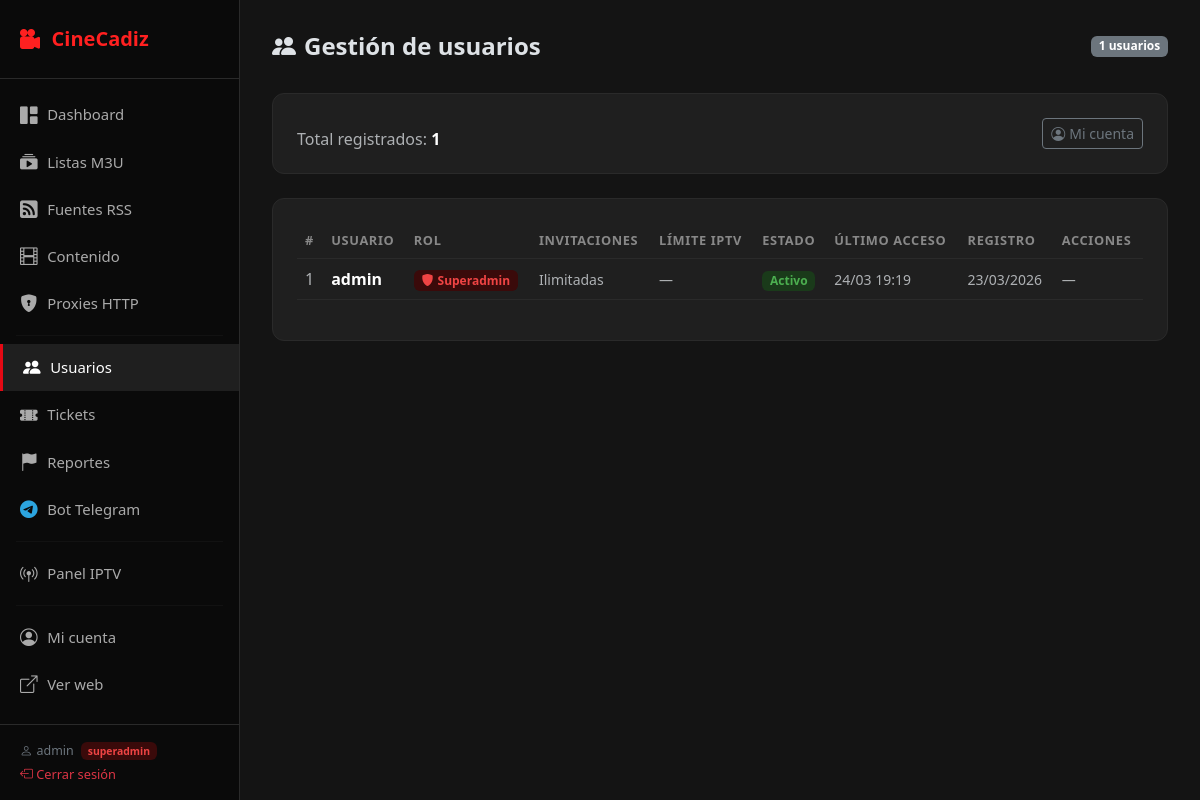
Page /admin/users (signed in) on the committed database.
### models.py (models this page shows, shortened)
class User(db.Model):
    __tablename__ = 'users'
    id             = db.Column(db.Integer, primary_key=True)
    username       = db.Column(db.String(50), unique=True, nullable=False)
    password_hash  = db.Column(db.String(255), nullable=False)
    role           = db.Column(db.String(20), nullable=False, default='user')
    invite_limit      = db.Column(db.Integer, nullable=False, default=10)
    invites_used      = db.Column(db.Integer, nullable=False, default=0)
    iptv_user_limit   = db.Column(db.Integer, nullable=False, default=10)
    activo         = db.Column(db.Boolean, nullable=False, default=True)
    fecha_creacion = db.Column(db.DateTime, default=datetime.utcnow)
    last_seen      = db.Column(db.DateTime, nullable=True)
    invited_by_id  = db.Column(db.Integer, db.ForeignKey('users.id'), nullable=True)
    invited_by = db.relationship(
        'User', remote_side=[id], foreign_keys=[invited_by_id],
    )
    listas = db.relationship(
        'Lista', foreign_keys='Lista.owner_id',
        backref='owner', lazy='dynamic',
    )
    fuentes_rss = db.relationship(
        'FuenteRSS', foreign_keys='FuenteRSS.owner_id',
        backref='owner', lazy='dynamic',
    )
    invite_tokens = db.relationship(
        'InviteToken', foreign_keys='InviteToken.created_by_id',
        backref='creator', lazy='dynamic',
    )
    sessions = db.relationship(
        'UserSession', backref='user', lazy='dynamic',
        cascade='all, delete-orphan',
    )
    tickets = db.relationship(
        'Ticket', foreign_keys='Ticket.user_id',
        backref='user', lazy='dynamic',
    )
    @property
    def is_superadmin(self) -> bool:
        return self.role == 'superadmin'
    @property
    def is_premium(self) -> bool:
        return self.role in ('superadmin', 'premium')

### routes_admin.py (the view)
@admin_bp.get('/users')
@superadmin_required
def users():
    all_users = User.query.order_by(User.fecha_creacion.desc()).all()
    return render_template('admin/users.html', users=all_users)

### routes_admin.py (called while the page is built)
def _get_panel_user():
    user_id = session.get('user_id')
    if not user_id:
        return None
    u = User.query.get(user_id)
    return u if (u and u.activo and u.is_premium) else None

def superadmin_required(f):
    @wraps(f)
    def decorated(*args, **kwargs):
        u = _get_panel_user()
        if not u or not u.is_superadmin:
            flash('Acceso restringido al superadmin.', 'danger')
            return redirect(url_for('admin.dashboard'))
        return f(*args, **kwargs)
    return decorated

### templates/admin/users.html (shortened to what this page needs)
{% extends 'admin/base.html' %}
{% block content %}
<div class="topbar">
    <h1><i class="bi bi-people-fill me-2"></i>Gestión de usuarios</h1>
    <span class="badge bg-secondary">{{ users|length }} usuarios</span>
</div>
<div class="form-card mb-4">
    <div class="row g-3 align-items-end">
        <div class="col">
            <h6 class="mb-0 text-muted">Total registrados: <strong class="text-white">{{ users|length }}</strong></h6>
        </div>
        <div class="col-auto">
            <a href="{{ url_for('auth.mi_cuenta') }}" class="btn btn-sm btn-outline-secondary">
                <i class="bi bi-person-circle me-1"></i>Mi cuenta
            </a>
        </div>
    </div>
</div>
<div class="form-card">
<div class="table-responsive">
<table class="table table-dark table-hover align-middle">
    <thead>
        <tr>
            <th>#</th>
            <th>Usuario</th>
            <th>Rol</th>
            <th>Invitaciones</th>
            <th>Límite IPTV</th>
            <th>Estado</th>
            <th>Último acceso</th>
            <th>Registro</th>
            <th>Acciones</th>
        </tr>
    </thead>
    <tbody>
    {% for u in users %}
    <tr>
        <td class="text-muted">{{ u.id }}</td>
        <td>
            <strong>{{ u.username }}</strong>
        </td>
        <td>
            {% if u.role == 'superadmin' %}
            <span class="badge" style="background:#3a0a0a;color:#ef4444;">
                <i class="bi bi-shield-fill me-1"></i>Superadmin
            </span>
            {% elif u.role == 'premium' %}
            <span class="badge" style="background:#3a2800;color:#f59e0b;">
                <i class="bi bi-star-fill me-1"></i>Premium
            </span>
            {% else %}
            <span class="badge" style="background:#0d2233;color:#38bdf8;">
                <i class="bi bi-person-fill me-1"></i>Usuario
            </span>
            {% endif %}
        </td>
        <td>
            {% if u.role != 'superadmin' %}
            <div class="d-flex align-items-center gap-2">
                <div class="progress" style="width:60px;height:5px;background:#2a2a2a;">
                    {% set pct = (u.invites_used / u.invite_limit * 100) if u.invite_limit > 0 else 0 %}
                    <div class="progress-bar" style="width:{{ pct }}%;background:var(--cc-red);"></div>
                </div>
                <small>{{ u.invites_used }}/{{ u.invite_limit }}</small>
            </div>
            <form method="POST" action="{{ url_for('admin.set_invite_limit', user_id=u.id) }}"
                  class="d-flex gap-1 mt-1" style="max-width:140px;">
                <input type="number" name="limit" value="{{ u.invite_limit }}" min="0" max="9999"
                       class="form-control form-control-sm py-0" style="font-size:.75rem;height:24px;">
                <button type="submit" class="btn btn-sm py-0 btn-outline-secondary"
                        style="font-size:.7rem;">OK</button>
            </form>
            {% else %}
            <small class="text-muted">Ilimitadas</small>
            {% endif %}
        </td>
        <td>
            {% if u.role == 'premium' %}
            <div class="d-flex align-items-center gap-2">
                <small>{{ u.iptv_user_limit }} max</small>
            </div>
            <form method="POST" action="{{ url_for('admin.set_iptv_limit', user_id=u.id) }}"
                  class="d-flex gap-1 mt-1" style="max-width:140px;">
                <input type="number" name="limit" value="{{ u.iptv_user_limit }}" min="0" max="9999"
                       class="form-control form-control-sm py-0" style="font-size:.75rem;height:24px;">
                <button type="submit" class="btn btn-sm py-0 btn-outline-secondary"
                        style="font-size:.7rem;">OK</button>
            </form>
            {% else %}
            <small class="text-muted">—</small>
            {% endif %}
        </td>
        <td>
            {% if u.activo %}
            <span class="badge badge-status-ok">Activo</span>
            {% else %}
            <span class="badge badge-status-err">Inactivo</span>
            {% endif %}
        </td>
        <td>
            <small class="text-muted">
                {{ u.last_seen.strftime('%d/%m %H:%M') if u.last_seen else '—' }}
            </small>
        </td>
        <td>
            <small class="text-muted">
                {{ u.fecha_creacion.strftime('%d/%m/%Y') if u.fecha_creacion else '—' }}
            </small>
        </td>
        <td>
            {% if not u.is_superadmin %}
            <div class="d-flex gap-1 flex-wrap">
                <form method="POST" action="{{ url_for('admin.set_user_role', user_id=u.id) }}" class="d-inline">
                    {% if u.role == 'premium' %}
                    <input type="hidden" name="role" value="user">
                    <button type="submit" class="btn btn-sm py-1"
                            style="background:#3a2800;color:#f59e0b;font-size:.75rem;" title="Bajar a usuario">
                        <i class="bi bi-arrow-down-circle me-1"></i>User
                    </button>
                    {% else %}
                    <input type="hidden" name="role" value="premium">
                    <button type="submit" class="btn btn-sm py-1"
                            style="background:#1a2a00;color:#84cc16;font-size:.75rem;" title="Subir a premium">
                        <i class="bi bi-arrow-up-circle me-1"></i>Premium
                    </button>
                    {% endif %}
                </form>
                <form method="POST" action="{{ url_for('admin.toggle_user', user_id=u.id) }}" class="d-inline">
                    <button type="submit" class="btn btn-sm py-1"
                            style="font-size:.75rem;"
                            title="{{ 'Desactivar' if u.activo else 'Activar' }}">
                        {% if u.activo %}
                        <i class="bi bi-toggle-on text-success"></i>
                        {% else %}
                        <i class="bi bi-toggle-off text-danger"></i>
                        {% endif %}
                    </button>
                </form>
                <form method="POST" action="{{ url_for('admin.eliminar_user', user_id=u.id) }}" class="d-inline"
                      onsubmit="return confirm('¿Eliminar usuario {{ u.username }}?')">
                    <button type="submit" class="btn btn-sm btn-outline-danger py-1" style="font-size:.75rem;">
                        <i class="bi bi-trash"></i>
                    </button>
                </form>
            </div>
            {% else %}
            <small class="text-muted">—</small>
            {% endif %}
        </td>
    </tr>
    {% endfor %}
    </tbody>
</table>
</div>
</div>
{% endblock %}

### templates/admin/base.html (shortened to what this page needs)
<!DOCTYPE html>
<html lang="es" data-bs-theme="dark">
<head>
    <link href="https://cdn.jsdelivr.net/npm/bootstrap@5.3.3/dist/css/bootstrap.min.css" rel="stylesheet">
    <link href="https://cdn.jsdelivr.net/npm/bootstrap-icons@1.11.3/font/bootstrap-icons.css" rel="stylesheet">
</head>
<body>
<aside class="sidebar">
    <a href="{{ url_for('admin.dashboard') }}" class="sidebar-logo">
        <i class="bi bi-camera-reels-fill"></i> CineCadiz
    </a>
    <nav>
        <a href="{{ url_for('admin.dashboard') }}"
           class="{% if request.endpoint == 'admin.dashboard' %}active{% endif %}">
            <i class="bi bi-grid-1x2-fill"></i> Dashboard
        </a>
        <a href="{{ url_for('admin.listas') }}"
           class="{% if 'listas' in request.endpoint %}active{% endif %}">
            <i class="bi bi-collection-play-fill"></i>
            {% if current_user and not current_user.is_superadmin %}Mis Listas{% else %}Listas M3U{% endif %}
        </a>
        <a href="{{ url_for('admin.rss') }}"
           class="{% if 'rss' in request.endpoint %}active{% endif %}">
            <i class="bi bi-rss-fill"></i>
            {% if current_user and not current_user.is_superadmin %}Mis Fuentes RSS{% else %}Fuentes RSS{% endif %}
        </a>
        {% if current_user and current_user.is_superadmin %}
        <a href="{{ url_for('admin.contenido') }}"
           class="{% if 'contenido' in request.endpoint %}active{% endif %}">
            <i class="bi bi-film"></i> Contenido
        </a>
        <a href="{{ url_for('admin.proxies') }}"
           class="{% if 'proxies' in request.endpoint %}active{% endif %}">
            <i class="bi bi-shield-lock-fill"></i> Proxies HTTP
        </a>
        <hr style="border-color:#2a2a2a;margin:.5rem 1rem;">
        <a href="{{ url_for('admin.users') }}"
           class="{% if 'users' in request.endpoint %}active{% endif %}">
            <i class="bi bi-people-fill"></i> Usuarios
        </a>
        <a href="{{ url_for('admin.tickets') }}"
           class="{% if 'tickets' in request.endpoint %}active{% endif %}">
            <i class="bi bi-ticket-perforated-fill"></i> Tickets
        </a>
        <a href="{{ url_for('admin.reportes') }}"
           class="{% if 'reportes' in request.endpoint %}active{% endif %}">
            <i class="bi bi-flag-fill"></i> Reportes
        </a>
        <a href="{{ url_for('admin.telegram') }}"
           class="{% if 'telegram' in request.endpoint %}active{% endif %}">
            <i class="bi bi-telegram" style="color:#2ca5e0;"></i> Bot Telegram
        </a>
        <hr style="border-color:#2a2a2a;margin:.5rem 1rem;">
        {% endif %}
        <a href="{{ url_for('admin.iptv_panel') }}"
           class="{% if 'iptv' in request.endpoint %}active{% endif %}">
            <i class="bi bi-broadcast-pin"></i>
            {% if current_user and current_user.is_superadmin %}Panel IPTV{% else %}Mis Usuarios IPTV{% endif %}
        </a>
        <hr style="border-color:#2a2a2a;margin:.5rem 1rem;">
        <a href="{{ url_for('auth.mi_cuenta') }}">
            <i class="bi bi-person-circle"></i> Mi cuenta
        </a>
        <a href="{{ url_for('index') }}" target="_blank">
            <i class="bi bi-box-arrow-up-right"></i> Ver web
        </a>
    </nav>
    <div class="sidebar-footer">
        <div class="mb-1">
            {% if current_user %}
            <span class="text-secondary" style="font-size:.78rem;">
                <i class="bi bi-person me-1"></i>{{ current_user.username }}
                <span class="badge ms-1"
                      style="font-size:.65rem;
                             {% if current_user.is_superadmin %}background:#3a0a0a;color:#ef4444;
                             {% else %}background:#3a2800;color:#f59e0b;{% endif %}">
                    {{ current_user.role }}
                </span>
            </span>
            {% endif %}
        </div>
        <a href="{{ url_for('admin.logout') }}" class="text-danger text-decoration-none">
            <i class="bi bi-box-arrow-left"></i> Cerrar sesión
        </a>
    </div>
</aside>
<main class="main-wrapper">
    {% block content %}{% endblock %}
</main>
</body>
</html>

### templates/admin/base.html (style rules this page uses)
:root { --cc-red: #e50914; --cc-dark: #141414; --cc-card: #1f1f1f; }
body { background: var(--cc-dark); min-height: 100vh; }
.sidebar { width: 240px; min-height: 100vh; background: #0a0a0a; border-right: 1px solid #2a2a2a; position: fixed; top: 0; left: 0; z-index: 100; display: flex; flex-direction: column; }
.sidebar-logo { padding: 1.5rem 1.25rem; font-size: 1.25rem; font-weight: 700; color: var(--cc-red); border-bottom: 1px solid #2a2a2a; text-decoration: none; }
.sidebar-logo i { margin-right: .4rem; }
.sidebar nav { flex: 1; padding: .75rem 0; }
.sidebar nav a { display: flex; align-items: center; gap: .6rem; padding: .65rem 1.25rem; color: #aaa; text-decoration: none; font-size: .93rem; transition: background .15s, color .15s; }
.sidebar nav a:hover, .sidebar nav a.active { background: #1f1f1f; color: #fff; }
.sidebar nav a.active { border-left: 3px solid var(--cc-red); }
.sidebar nav a i { font-size: 1.1rem; }
.sidebar-footer { padding: 1rem 1.25rem; border-top: 1px solid #2a2a2a; font-size: .8rem; color: #555; }
.main-wrapper { margin-left: 240px; min-height: 100vh; padding: 2rem; }
.table-dark { --bs-table-bg: var(--cc-card); }
.table th { border-color: #2a2a2a; font-size: .8rem; text-transform: uppercase; letter-spacing: .05em; color: #888; }
.table td { border-color: #2a2a2a; vertical-align: middle; }
.badge-status-ok { background: #1a3a1a; color: #4caf50; }
.topbar { display: flex; align-items: center; justify-content: space-between; margin-bottom: 2rem; }
.topbar h1 { font-size: 1.5rem; font-weight: 700; margin: 0; }
.form-card { background: var(--cc-card); border: 1px solid #2a2a2a; border-radius: 12px; padding: 1.5rem; }

### rows in the picture
User: username "admin", role "superadmin", id "1", shows "Superadmin", shows "Ilimitadas", activo "Activo", last_seen "24/03 19:19", fecha_creacion "23/03/2026"

### other values in the picture
{{ users|length }} "1"
